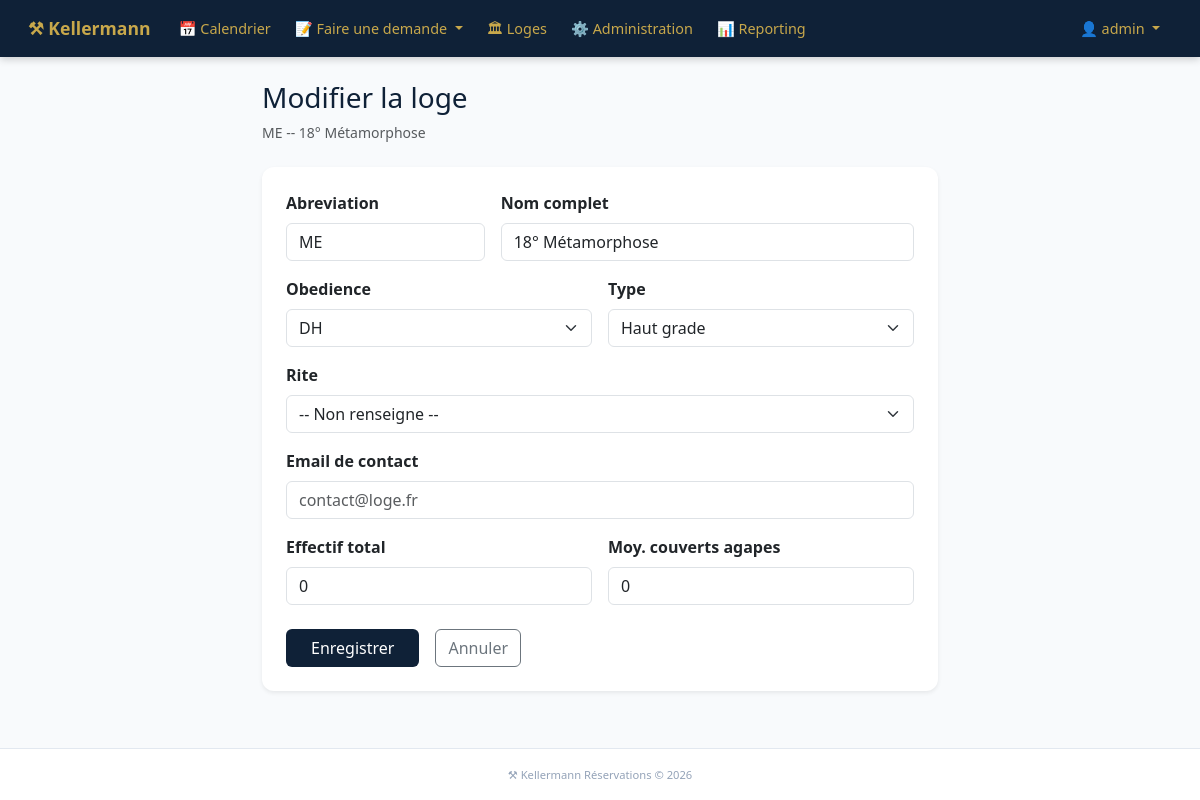
Screenshot of /loges/229/modifier/ (signed in) with the database file from the repository.
### temple_project/apps/loges/models.py (models this page shows, shortened)
class Loge(models.Model):
    TYPE_CHOICES = [
        ("loge",       "Loge"),
        ("haut_grade", "Haut Grade"),
    ]
    RITE_CHOICES = [
        ("reaa",  "REAA — Rite Écossais Ancien et Accepté"),
        ("rer",   "RER — Rite Écossais Rectifié"),
        ("rf",    "RF — Rite Français"),
        ("rem",   "REM — Rite Écossais Moderne"),
        ("dh",    "DH — Droit Humain"),
        ("mem",   "MEM — Memphis-Misraïm"),
        ("autre", "Autre"),
    ]
    nom                   = models.CharField(max_length=200)
    abreviation           = models.CharField(max_length=20, blank=True)
    obedience             = models.ForeignKey(Obedience, on_delete=models.PROTECT, related_name="loges")
    type_loge             = models.CharField(max_length=20, choices=TYPE_CHOICES, default="loge")
    rite                  = models.CharField(max_length=10, choices=RITE_CHOICES, blank=True, default="")
    email                 = models.EmailField(blank=True)
    effectif_total        = models.PositiveIntegerField(default=0)
    effectif_moyen_agapes = models.PositiveIntegerField(default=0)
    actif                 = models.BooleanField(default=True)
    created_at            = models.DateTimeField(auto_now_add=True)
    class Meta:
        verbose_name = "Loge"
        verbose_name_plural = "Loges"
        ordering = ["nom"]

class Obedience(models.Model):
    nom = models.CharField(max_length=200, unique=True)
    class Meta:
        verbose_name = "Obédience"
        verbose_name_plural = "Obédiences"
        ordering = ["nom"]

### temple_project/apps/loges/views.py (the view, shortened to what this page needs)
# urls.py: path("<int:pk>/modifier/",  views.modifier_loge, name="modifier"),
@membre_required
def modifier_loge(request, pk):
    loge = get_object_or_404(Loge, pk=pk)
    if not request.user.is_staff:
        messages.error(request, "Accès non autorisé.")
        return redirect('loges:liste')
    obediences = Obedience.objects.all().order_by('nom')
    return render(request, "loges/modifier.html", {
        'loge':       loge,
        'obediences': obediences,
    })

### temple_project/apps/auth_custom/views.py (called while the page is built)
def membre_required(view_func):
    from functools import wraps
    @wraps(view_func)
    def wrapper(request, *args, **kwargs):
        est_admin  = request.user.is_authenticated and request.user.is_staff
        est_membre = request.COOKIES.get("kellermann_membre") == "1"
        if est_admin or est_membre:
            return view_func(request, *args, **kwargs)
        return __import__("django.shortcuts", fromlist=["redirect"]).redirect(f"/auth/login/?next={request.path}")
    return wrapper

def visiteur_context(request):
    return {
        "visiteur_connecte": request.COOKIES.get("kellermann_membre") == "1"
    }

### temple_project/templates/loges/modifier.html (shortened to what this page needs)
{% extends "base.html" %}
{% block content %}
<div class="row justify-content-center">
  <div class="col-lg-7">
    <div class="mb-4">
      <h1 class="h3" style="color:#0F2137;">Modifier la loge</h1>
      <p class="text-muted small">{{ loge.abreviation }} -- {{ loge.nom }}</p>
    </div>
    <div class="card shadow-sm border-0">
      <div class="card-body p-4">
        <form method="post">
          <div class="row g-3 mb-3">
            <div class="col-md-4">
              <label class="form-label fw-semibold">Abreviation</label>
              <input type="text" name="abreviation" value="{{ loge.abreviation }}" class="form-control" required>
            </div>
            <div class="col-md-8">
              <label class="form-label fw-semibold">Nom complet</label>
              <input type="text" name="nom" value="{{ loge.nom }}" class="form-control" required>
            </div>
          </div>
          <div class="row g-3 mb-3">
            <div class="col-md-6">
              <label class="form-label fw-semibold">Obedience</label>
              <select name="obedience" class="form-select">
                {% for ob in obediences %}
                <option value="{{ ob.nom }}" {% if loge.obedience == ob %}selected{% endif %}>{{ ob.nom }}</option>
                {% endfor %}
              </select>
            </div>
            <div class="col-md-6">
              <label class="form-label fw-semibold">Type</label>
              <select name="type_loge" class="form-select">
                <option value="haut_grade" {% if loge.type_loge == 'haut_grade' %}selected{% endif %}>Haut grade</option>
              </select>
            </div>
          </div>
          <div class="mb-3">
            <label class="form-label fw-semibold">Rite</label>
            <select name="rite" class="form-select">
              <option value="">-- Non renseigne --</option>
            </select>
          </div>
          <div class="mb-3">
            <label class="form-label fw-semibold">Email de contact</label>
            <input type="email" name="email" value="{{ loge.email }}" class="form-control" placeholder="contact@loge.fr">
          </div>
          <div class="row g-3 mb-4">
            <div class="col-md-6">
              <label class="form-label fw-semibold">Effectif total</label>
              <input type="number" name="effectif_total" value="{{ loge.effectif_total }}" class="form-control" min="0">
            </div>
            <div class="col-md-6">
              <label class="form-label fw-semibold">Moy. couverts agapes</label>
              <input type="number" name="effectif_moyen_agapes" value="{{ loge.effectif_moyen_agapes }}" class="form-control" min="0">
            </div>
          </div>
          <div class="d-flex gap-3">
            <button type="submit" class="btn px-4" style="background:#0F2137;color:white;">Enregistrer</button>
            <a href="{% url 'loges:detail' loge.pk %}" class="btn btn-outline-secondary">Annuler</a>
          </div>
        </form>
      </div>
    </div>
  </div>
</div>
{% endblock %}

### temple_project/templates/base.html (shortened to what this page needs)
{% load i18n %}
<!DOCTYPE html>
<html lang="fr">
<head>
    <link href="https://cdn.jsdelivr.net/npm/bootstrap@5.3.3/dist/css/bootstrap.min.css" rel="stylesheet">
</head>
<body>
<nav class="navbar navbar-expand-lg navbar-dark">
    <div class="container-fluid">
        <a class="navbar-brand fw-bold" href="/">⚒ Kellermann</a>
        <div class="collapse navbar-collapse" id="navMenu">
            <ul class="navbar-nav me-auto mt-2 mt-lg-0">
                {% if visiteur_connecte or user.is_staff %}
                <li class="nav-item">
                    <a class="nav-link" href="/calendrier/">📅 Calendrier</a>
                </li>
                <li class="nav-item dropdown">
                    <a class="nav-link dropdown-toggle" href="#" role="button" data-bs-toggle="dropdown">
                        📝 Faire une demande
                    </a>
                </li>
                <li class="nav-item">
                    <a class="nav-link" href="/loges/">🏛 Loges</a>
                </li>
                {% endif %}
                {% if user.is_staff %}
                <li class="nav-item">
                    <a class="nav-link" href="/admin/">⚙️ Administration</a>
                </li>
                <li class="nav-item">
                    <a class="nav-link" href="/exports/reporting/">📊 Reporting</a>
                </li>
                {% endif %}
            </ul>
            <ul class="navbar-nav mt-2 mt-lg-0">
                {% if user.is_staff %}
                <li class="nav-item dropdown">
                    <a class="nav-link dropdown-toggle" href="#" role="button" data-bs-toggle="dropdown">
                        👤 {{ user.username }}
                    </a>
                </li>
                {% elif visiteur_connecte %}
                <li class="nav-item">
                    <a class="nav-link" href="/auth/logout/" style="opacity:0.7;font-size:0.85rem;">
                        🚪 Déconnexion
                    </a>
                </li>
                {% else %}
                <li class="nav-item">
                    <a class="nav-link" href="/auth/login/">🔑 Connexion</a>
                </li>
                {% endif %}
            </ul>
        </div>
    </div>
</nav>
<main class="container-fluid py-3 py-md-4">
    {% block content %}{% endblock %}
</main>
<footer class="text-center mt-4">
    <small>⚒ Kellermann Réservations &copy; {% now "Y" %}</small>
</footer>
</body>
</html>

### temple_project/templates/base.html (style rules this page uses)
:root { --temple-blue: #0F2137; --temple-gold: #C8A84B; --temple-blue-light: #1a3a5c; }
body { font-family: 'Segoe UI', Arial, sans-serif; background: #F8FAFC; min-height: 100vh; display: flex; flex-direction: column; }
main { flex: 1; }
.navbar { background-color: var(--temple-blue) !important; padding: 0.6rem 1rem; box-shadow: 0 2px 8px rgba(0,0,0,0.2); }
.navbar-brand { color: var(--temple-gold) !important; font-weight: 700; font-size: 1.1rem; }
.nav-link { color: var(--temple-gold) !important; font-size: 0.9rem; padding: 0.5rem 0.75rem !important; }
.card { border-radius: 12px; }
footer { background: white; border-top: 1px solid #E2E8F0; color: #94A3B8; font-size: 0.8rem; padding: 1rem; }

### rows the page displays
Loge: abreviation "ME", nom "18° Métamorphose", obedience "DH", type_loge "Haut grade", effectif_total "0", effectif_moyen_agapes "0"

### other values shown
{{ user.username }} "admin"
